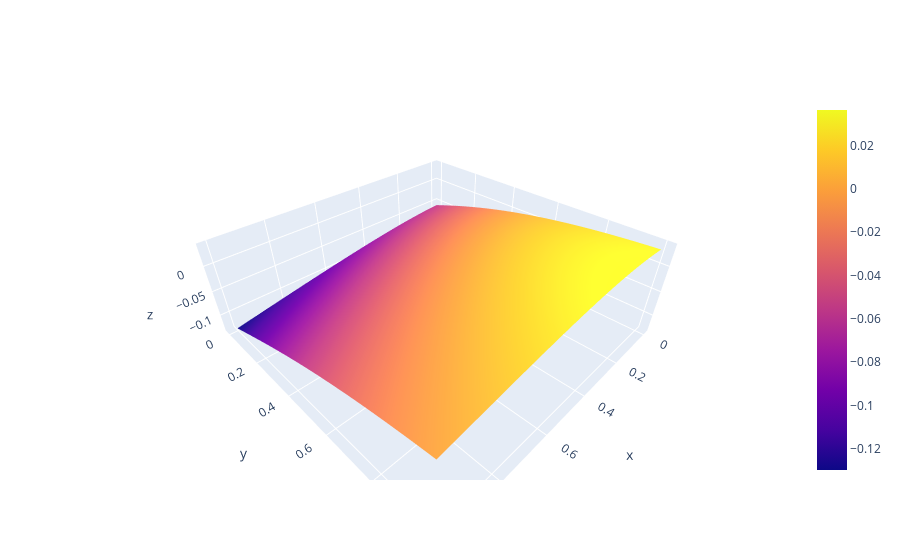

Notebook source saved alongside this figure:
### Code cell
pinn_ns.plot_resultados()

### Figure 1 — Plotly figure (JSON) as saved in the notebook; plotly's stock layout.template omitted (floating-point values rounded to 4 significant figures; data arrays with more than 128 entries replaced by an {"elided": "..."} marker saying what was removed)
{"data": [{"type": "surface", "x": {"elided": "101x101 float values"}, "y": {"elided": "101x101 float values"}, "z": {"elided": "101x101 float values"}}], "layout": {"scene": {"aspectratio": {"x": 1.5, "y": 1.5, "z": 0.5}}}}
